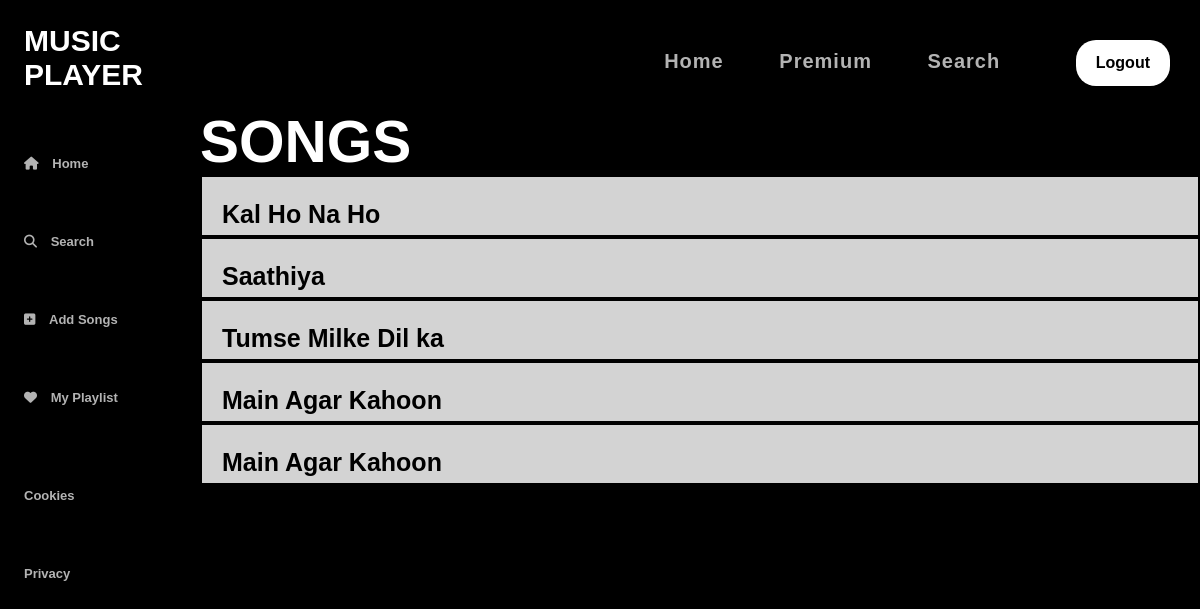
Screenshot of /artist.php?ar=9 with the database file from the repository.
### tables this page shows
CREATE TABLE IF NOT EXISTS `tb_songs` (
  `song_id` int(3) NOT NULL AUTO_INCREMENT,
  `song_name` varchar(30) NOT NULL,
  `artist_id` int(3) NOT NULL,
  `lang_id` int(3) NOT NULL,
  `loc` varchar(30) NOT NULL,
  PRIMARY KEY (`song_id`)
);

### artist.php (the view, shortened to what this page needs)
<!DOCTYPE html>
<html lang="en">
  <head>
    <link rel="stylesheet" href="style4.css">
  </head>
  <body>
  <div class="sidebar">
      <div class="logo">
        <a href="#" style="text-decoration : none"><h2>MUSIC PLAYER</h2></a>
      </div>
      <div class="navigation" id="upper">
        <ul>
          <li>
            <a href="#" onclick="window.location.href='home.php';">
              <i class="fa-solid fa-home"></i>
              <span>Home</span>
            </a>
          </li>
          <li>
            <a href="Search/search.php">
              <i class="fa fa-search"></i>
              <span>Search</span>
            </a>
          </li>
        <li>
          <a href="playlist_demo.php">
              <i class="fa fas fa-plus-square"></i>
              <span>Add Songs</span>
            </a>
          </li>
          <li>
          <a href="disp_play.php">
              <i class="fa fa fa-heart"></i>
              <span>My Playlist</span>
            </a>
          </li>
          <ul>
        <li><a href="#">Cookies</a></li>
          <li><a href="#">Privacy</a></li>
        </ul>
        </ul>
      </div>
    </div>
    <div class="main-container">
      <div class="topbar">
      <div class="navbar">
          <ul>
            <li>
              <a
                href="home.php">Home</a>&nbsp;&nbsp;&nbsp;&nbsp;
            </li>
            <li>
              <a
                href="RazorPay/payment-form.php">Premium</a>&nbsp;&nbsp;&nbsp;&nbsp;
            </li>
            <li>
              <a
                href="Search/search.php">Search</a>&nbsp;&nbsp;&nbsp;&nbsp;
            </li>
            <li>
          <button onclick="window.location.href='logout.php'">Logout
</li>
        </div>
      </div>
      <h3 style="text-align:left;color:white">SONGS</h3>
      <?php
    $ar1=$_GET['ar'];
    @$conn=@mysqli_connect("localhost","root","","db_project");
    @$ins="SELECT * FROM tb_songs WHERE artist_id='$ar1'";
    @$result=@mysqli_query($conn,$ins);
    while($value=@mysqli_fetch_array($result))
    {
?>
<div >
  <table align="center" width="100%"  style="background-color:black; border-color:white; border-top:none; border-left:none; border-right:none; border-top-color:black; border-right-color:black; border-left-color:black;">
        <tr class="song_disp">
            <td>
            <a class="song_link" href="demo.php?a=<?php echo $value['artist_id'];?>&l=<?php echo $value['loc'];?>&s=<?php echo $value['song_name'];?>"><?php echo $value['song_name'];?></a>
            </td>
        </tr>
    </table>
   </div>
    <?php } ?>
  </body>
</html>

### style4.css (style rules this page uses)
.song_disp { background-color:lightgrey; width:75%; }
.song_link { color:black; font-size: 25px; font-weight: bold; text-decoration: none; margin-left: 20px; }
h2 { color: white; font-size: 30px; }
* { padding: 0; margin: 0; }
body { background-color: black; font-family: "Montserrat", sans-serif; font-size: 50px; }
.sidebar { position: fixed; left: 0; top: 0; bottom: 0; width: 100px; background-color: black; padding: 24px; }
.sidebar .navigation ul { list-style: none; margin-top: 20px; }
.sidebar .navigation ul li { padding: 10px 0; }
.sidebar .navigation ul li a { color: #b3b3b3; text-decoration: none; font-weight: bold; font-size: 13px; }
.sidebar .navigation ul li a span { padding-left: 10px; }
.main-container { background-color: black; margin-left: 200px; margin-bottom: 100px; }
.topbar { display: flex; justify-content: space-between; background-color: black; text-align: right; padding: 14px 30px; }
.topbar .navbar { display: flex; align-items: center; }
.topbar .navbar ul { display: flex; list-style: none; }
.topbar .navbar ul li { display: inline-block; margin: 8px 0px; width:100%; }
.topbar .navbar ul li a { color: #b3b3b3; text-decoration: none; font-weight: bold; font-size: 20px; letter-spacing: 1px; word-spacing: 12px; }
.topbar .navbar button { background-color:white; color: #000000; font-size: 16px; font-weight: bold; padding: 14px 20px; border-radius: 20px; border: 0px; cursor: pointer; margin-left: 20px; }

### rows the page displays
tb_songs: song_name "Kal Ho Na Ho"
tb_songs: song_name "Saathiya"
tb_songs: song_name "Tumse Milke Dil ka"
tb_songs: song_name "Main Agar Kahoon"
tb_songs: song_name "Main Agar Kahoon"
